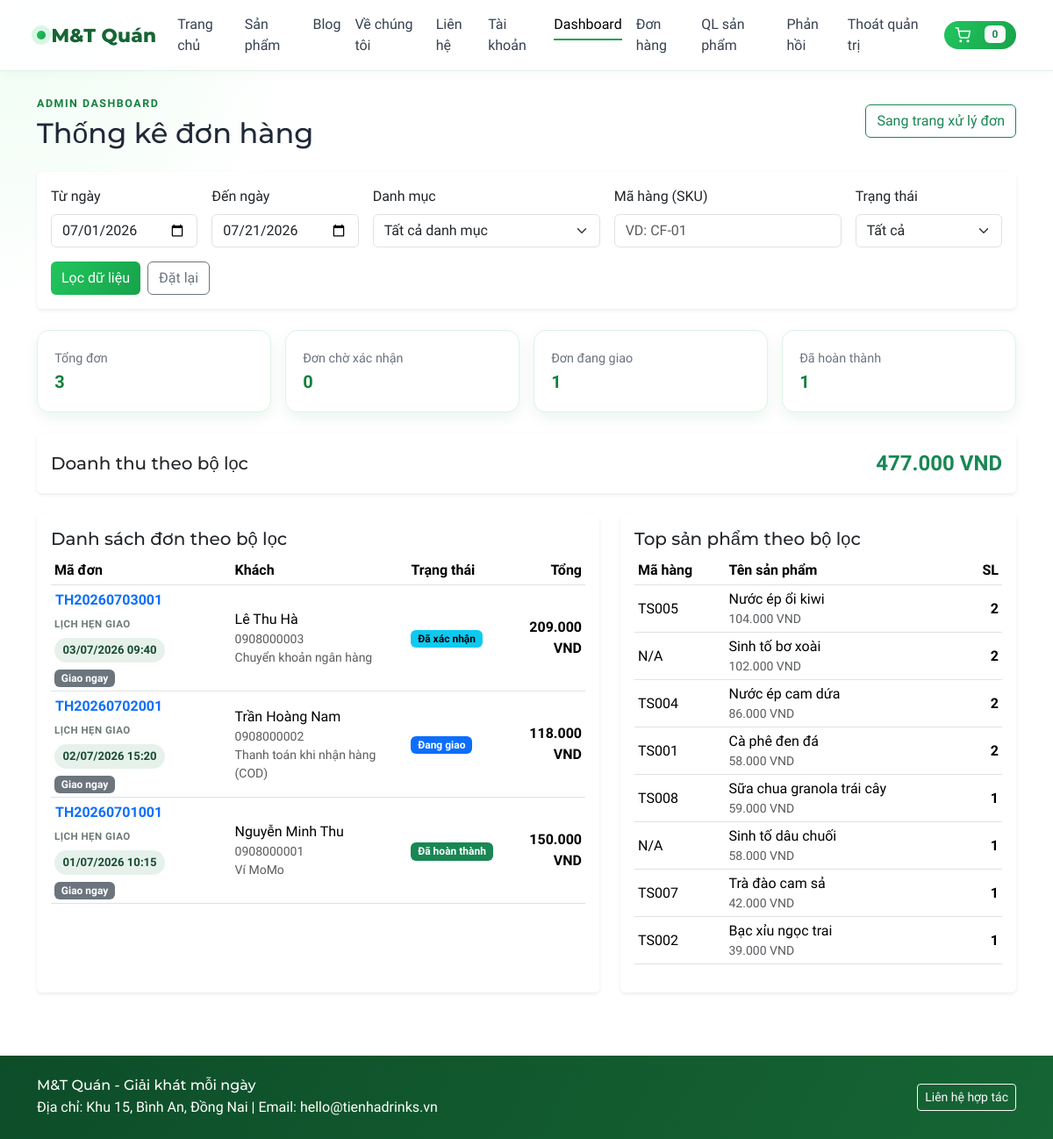
/index.php?page=admin_dashboard (signed in), run on the app's committed database.
### tables this page shows
CREATE TABLE `orders` (
  `id` int(10) UNSIGNED NOT NULL,
  `order_code` varchar(40) NOT NULL,
  `customer_id` int(10) UNSIGNED DEFAULT NULL,
  `customer_name` varchar(120) NOT NULL,
  `customer_phone` varchar(20) NOT NULL,
  `customer_email` varchar(180) DEFAULT NULL,
  `shipping_address` varchar(255) NOT NULL,
  `payment_method` enum('cod','bank_transfer','momo') NOT NULL DEFAULT 'cod',
  `status` enum('pending','confirmed','shipping','completed','cancelled') NOT NULL DEFAULT 'pending',
  `subtotal` decimal(12,2) NOT NULL DEFAULT '0.00',
  `shipping_fee` decimal(12,2) NOT NULL DEFAULT '0.00',
  `discount_amount` decimal(12,2) NOT NULL DEFAULT '0.00',
  `final_total` decimal(12,2) NOT NULL DEFAULT '0.00',
  `note` varchar(255) DEFAULT NULL,
  `created_at` datetime NOT NULL DEFAULT CURRENT_TIMESTAMP,
  `updated_at` datetime NOT NULL DEFAULT CURRENT_TIMESTAMP ON UPDATE CURRENT_TIMESTAMP
);

### includes/functions.php (called while the page is built, shortened)
<?php
function e(?string $value): string
{
	return htmlspecialchars($value ?? '', ENT_QUOTES, 'UTF-8');
}
function app_url(string $path = ''): string
{
	$base = rtrim(dirname($_SERVER['SCRIPT_NAME'] ?? '/'), '/\\');
	$base = $base === '.' ? '' : $base;
	return $base . '/' . ltrim($path, '/');
}
function format_currency(float $amount): string
{
	return number_format($amount, 0, ',', '.') . ' VND';
}
function order_status_label(string $status): string
{
	return match ($status) {
		'pending' => 'Chờ xác nhận',
		'confirmed' => 'Đã xác nhận',
		'shipping' => 'Đang giao',
		'completed' => 'Đã hoàn thành',
		'cancelled' => 'Đã hủy',
		default => $status,
	};
}
function order_status_badge_class(string $status): string
{
	return match ($status) {
		'pending' => 'text-bg-warning',
		'confirmed' => 'text-bg-info',
		'shipping' => 'text-bg-primary',
		'completed' => 'text-bg-success',
		'cancelled' => 'text-bg-danger',
		default => 'text-bg-secondary',
	};
}
function payment_method_label(string $paymentMethod): string
{
	return match ($paymentMethod) {
		'cod' => 'Thanh toán khi nhận hàng (COD)',
		'bank_transfer' => 'Chuyển khoản ngân hàng',
		'momo' => 'Ví MoMo',
		default => $paymentMethod,
	};
}
function order_delivery_timing_label(string $scheduledAt): string
{
	$scheduledTimestamp = strtotime($scheduledAt);
	return $scheduledTimestamp > time() ? 'Đặt trước' : 'Giao ngay';
}
function order_delivery_timing_badge_class(string $scheduledAt): string
{
	return order_delivery_timing_label($scheduledAt) === 'Đặt trước'
		? 'text-bg-primary'
		: 'text-bg-secondary';
}

### pages/admin_dashboard.php (the view, shortened to what this page needs)
<?php
$pdo = db();
$fromDate = trim((string)($_GET['from_date'] ?? date('Y-m-01')));
$toDate = trim((string)($_GET['to_date'] ?? date('Y-m-d')));
$skuKeyword = trim((string)($_GET['sku'] ?? ''));
$where = ['1=1'];
$params = [];
if ($fromDate !== '') {
    $where[] = 'DATE(o.created_at) >= :from_date';
    $params[':from_date'] = $fromDate;
}
if ($toDate !== '') {
    $where[] = 'DATE(o.created_at) <= :to_date';
    $params[':to_date'] = $toDate;
}
$whereSql = implode(' AND ', $where);
$stmtOverview = $pdo->prepare('SELECT
    COUNT(*) AS total_orders,
    COALESCE(SUM(o.final_total), 0) AS total_revenue,
    SUM(CASE WHEN o.status = "pending" THEN 1 ELSE 0 END) AS pending_orders,
    SUM(CASE WHEN o.status = "shipping" THEN 1 ELSE 0 END) AS shipping_orders,
    SUM(CASE WHEN o.status = "completed" THEN 1 ELSE 0 END) AS completed_orders
FROM orders o
WHERE ' . $whereSql);
$stmtOverview->execute($params);
$overview = $stmtOverview->fetch() ?: [
    'total_orders' => 0,
    'total_revenue' => 0,
    'pending_orders' => 0,
    'shipping_orders' => 0,
    'completed_orders' => 0,
];
$stmtOrders = $pdo->prepare('SELECT o.id, o.order_code, o.customer_name, o.customer_phone, o.status, o.final_total, o.payment_method, o.created_at
FROM orders o
WHERE ' . $whereSql . '
ORDER BY o.id DESC
LIMIT 100');
$stmtOrders->execute($params);
$orders = $stmtOrders->fetchAll();
$stmtTopProducts = $pdo->prepare('SELECT
    COALESCE(p.sku, "") AS sku,
    oi.product_name,
    SUM(oi.quantity) AS sold_qty,
    SUM(oi.line_total) AS revenue
FROM orders o
INNER JOIN order_items oi ON oi.order_id = o.id
LEFT JOIN products p ON p.id = oi.product_id
WHERE ' . $whereSql . '
GROUP BY p.sku, oi.product_name
ORDER BY sold_qty DESC, revenue DESC
LIMIT 10');
$stmtTopProducts->execute($params);
$topProducts = $stmtTopProducts->fetchAll();
?>
<div class="container">
    <div class="d-flex flex-wrap justify-content-between align-items-center gap-2 mb-4">
        <div>
            <span class="section-eyebrow">Admin Dashboard</span>
            <h2 class="mb-0">Thống kê đơn hàng</h2>
        </div>
        <a class="btn btn-outline-success" href="<?= e(app_url('index.php?page=admin_orders')) ?>">Sang trang xử lý đơn</a>
    </div>
    <div class="card border-0 shadow-sm mb-4">
        <div class="card-body">
            <form method="get" class="row g-3 align-items-end">
                <div class="col-md-2">
                    <label class="form-label">Từ ngày</label>
                    <input type="date" class="form-control" name="from_date" value="<?= e($fromDate) ?>">
                </div>
                <div class="col-md-2">
                    <label class="form-label">Đến ngày</label>
                    <input type="date" class="form-control" name="to_date" value="<?= e($toDate) ?>">
                </div>
                <div class="col-md-3">
                    <label class="form-label">Danh mục</label>
                    <select class="form-select" name="category_id">
                        <option value="0">Tất cả danh mục</option>
                    </select>
                </div>
                <div class="col-md-3">
                    <label class="form-label">Mã hàng (SKU)</label>
                    <input type="text" class="form-control" name="sku" value="<?= e($skuKeyword) ?>" placeholder="VD: CF-01">
                </div>
                <div class="col-md-2">
                    <label class="form-label">Trạng thái</label>
                    <select class="form-select" name="status">
                        <option value="">Tất cả</option>
                    </select>
                </div>
                <div class="col-12 d-flex gap-2">
                    <button class="btn btn-success" type="submit">Lọc dữ liệu</button>
                    <a class="btn btn-outline-secondary" href="<?= e(app_url('index.php?page=admin_dashboard')) ?>">Đặt lại</a>
                </div>
            </form>
        </div>
    </div>
    <div class="row g-3 mb-4">
        <div class="col-md-3"><div class="metric-card"><span>Tổng đơn</span><strong><?= (int)$overview['total_orders'] ?></strong></div></div>
        <div class="col-md-3"><div class="metric-card"><span>Đơn chờ xác nhận</span><strong><?= (int)$overview['pending_orders'] ?></strong></div></div>
        <div class="col-md-3"><div class="metric-card"><span>Đơn đang giao</span><strong><?= (int)$overview['shipping_orders'] ?></strong></div></div>
        <div class="col-md-3"><div class="metric-card"><span>Đã hoàn thành</span><strong><?= (int)$overview['completed_orders'] ?></strong></div></div>
    </div>
    <div class="card border-0 shadow-sm mb-4">
        <div class="card-body d-flex flex-wrap justify-content-between align-items-center gap-2">
            <h5 class="mb-0">Doanh thu theo bộ lọc</h5>
            <div class="fs-4 fw-bold text-success"><?= e(format_currency((float)$overview['total_revenue'])) ?></div>
        </div>
    </div>
    <div class="row g-4">
        <div class="col-lg-7">
            <div class="card border-0 shadow-sm h-100">
                <div class="card-body">
                    <h5>Danh sách đơn theo bộ lọc</h5>
                    <div class="table-responsive">
                        <table class="table table-sm align-middle">
                            <thead>
                                <tr>
                                    <th>Mã đơn</th>
                                    <th>Khách</th>
                                    <th>Trạng thái</th>
                                    <th class="text-end">Tổng</th>
                                </tr>
                            </thead>
                            <tbody>
                                <?php foreach ($orders as $order): ?>
                                    <tr>
                                        <td>
                                            <?php
                                                $scheduledAtRaw = (string)$order['created_at'];
                                                $scheduledAtLabel = date('d/m/Y H:i', strtotime($scheduledAtRaw));
                                            ?>
                                            <button type="button" class="btn btn-link p-0 text-decoration-none order-detail-trigger" data-order-id="<?= (int)$order['id'] ?>" data-bs-toggle="modal" data-bs-target="#orderDetailModal" style="font-size: inherit;">
                                                <strong><?= e($order['order_code']) ?></strong>
                                            </button>
                                            <small class="d-block dashboard-order-meta-label">Lịch hẹn giao</small>
                                            <div class="d-flex flex-wrap align-items-center gap-2 mt-1">
                                                <small class="d-inline-flex align-items-center dashboard-order-chip"><?= e($scheduledAtLabel) ?></small>
                                                <span class="badge <?= e(order_delivery_timing_badge_class($scheduledAtRaw)) ?>"><?= e(order_delivery_timing_label($scheduledAtRaw)) ?></span>
                                            </div>
                                        </td>
                                        <td>
                                            <?= e($order['customer_name']) ?>
                                            <small class="d-block text-muted"><?= e($order['customer_phone']) ?></small>
                                            <small class="d-block text-muted"><?= e(payment_method_label((string)$order['payment_method'])) ?></small>
                                        </td>
                                        <td>
                                            <span class="badge <?= e(order_status_badge_class((string)$order['status'])) ?>">
                                                <?= e(order_status_label((string)$order['status'])) ?>
                                            </span>
                                        </td>
                                        <td class="text-end fw-semibold"><?= e(format_currency((float)$order['final_total'])) ?></td>
                                    </tr>
                                <?php endforeach; ?>
                            </tbody>
                        </table>
                    </div>
                </div>
            </div>
        </div>
        <div class="col-lg-5">
            <div class="card border-0 shadow-sm h-100">
                <div class="card-body">
                    <h5>Top sản phẩm theo bộ lọc</h5>
                    <div class="table-responsive">
                        <table class="table table-sm align-middle">
                            <thead>
                                <tr>
                                    <th>Mã hàng</th>
                                    <th>Tên sản phẩm</th>
                                    <th class="text-end">SL</th>
                                </tr>
                            </thead>
                            <tbody>
                                <?php foreach ($topProducts as $item): ?>
                                    <tr>
                                        <td><?= e($item['sku'] !== '' ? (string)$item['sku'] : 'N/A') ?></td>
                                        <td>
                                            <?= e($item['product_name']) ?>
                                            <small class="d-block text-muted"><?= e(format_currency((float)$item['revenue'])) ?></small>
                                        </td>
                                        <td class="text-end fw-semibold"><?= (int)$item['sold_qty'] ?></td>
                                    </tr>
                                <?php endforeach; ?>
                            </tbody>
                        </table>
                    </div>
                </div>
            </div>
        </div>
    </div>
</div>

### data on the page
orders: order_code "TH20260703001", created_at "03/07/2026 09:40", created_at "Giao ngay", customer_name "Lê Thu Hà", customer_phone "0908000003", payment_method "Chuyển khoản ngân hàng", status "Đã xác nhận", final_total "209.000 VND"
orders: order_code "TH20260702001", created_at "02/07/2026 15:20", created_at "Giao ngay", customer_name "Trần Hoàng Nam", customer_phone "0908000002", payment_method "Thanh toán khi nhận hàng (COD)", status "Đang giao", final_total "118.000 VND"
orders: order_code "TH20260701001", created_at "01/07/2026 10:15", created_at "Giao ngay", customer_name "Nguyễn Minh Thu", customer_phone "0908000001", payment_method "Ví MoMo", status "Đã hoàn thành", final_total "150.000 VND"

### other printed values
$label "Trang chủ"
$label "Sản phẩm"
$label "Blog"
$label "Về chúng tôi"
$label "Liên hệ"
$label "Tài khoản"
$label "Dashboard"
$label "Đơn hàng"
$label "QL sản phẩm"
$label "Phản hồi"
cart_count() "0"
$overview['total_orders'] "3"
$overview['pending_orders'] "0"
$overview['shipping_orders'] "1"
$overview['completed_orders'] "1"
